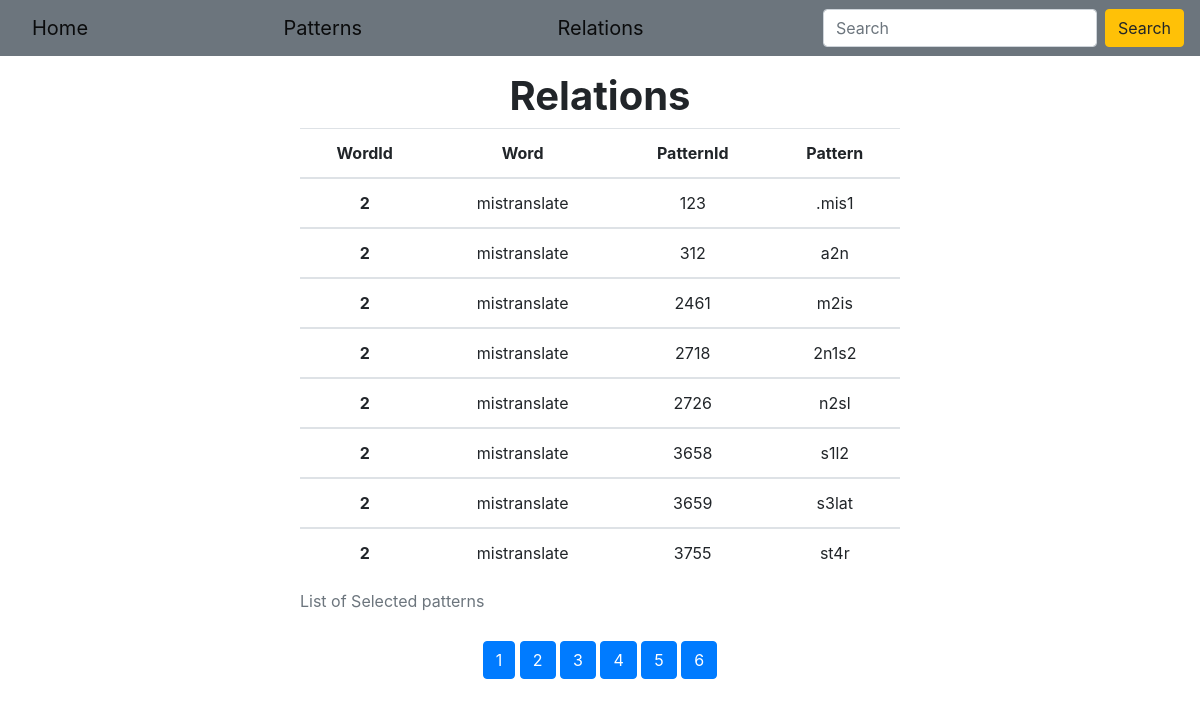
The page /Views/relations.php on the database its author committed.
### tables this page shows
CREATE TABLE `relations` (
  `id` int NOT NULL,
  `word_id` int NOT NULL,
  `pattern_id` int NOT NULL
);

CREATE TABLE `words` (
  `id` int NOT NULL,
  `word` varchar(100) NOT NULL,
  `hyphenated_word` varchar(100) NOT NULL
);

CREATE TABLE `patterns` (
  `id` int NOT NULL,
  `pattern` varchar(11) NOT NULL
);

### Controllers/RelationsController.php (called while the page is built, shortened)
<?php
class RelationsController
{
    private WordsRepository $wordsRepository;
    private RelationsRepository $relationsRepository;
    private PatternsRepository $patternsRepository;
    public function __construct()
    {
        $this->resultsPerPage = 8;
        $this->wordsRepository = new WordsRepository();
        $this->relationsRepository = new RelationsRepository();
        $this->patternsRepository = new PatternsRepository();
    }
    public function getRelations(): array
    {
        return  $this->relationsRepository->getRelations();
    }
    public function getWordsById($id)
    {
        return $this->wordsRepository->getWordsById($id);
    }
    public function numberOfPages(?int $page): array
    {
        $numberOfPages = ceil(count($this->getRelations()) / $this->resultsPerPage);
        for ($page = 1; $page <= $numberOfPages; $page++) {
            $pages[] = $page;
        }
        return $pages;
    }
    public function getPaginationData(?int $page): array
    {
        if (!isset($page)) {
            $page = 1;
        }
        $thisPageFirstResult = ($page - 1) * $this->resultsPerPage;
        return  $this->relationsRepository->getLimitedDataFromDb($thisPageFirstResult, $this->resultsPerPage);
    }
    public function getPatternsById($id)
    {
        return $this->patternsRepository->getPatternFromDb($id);
    }
}

### Databases/DatabaseConnection.php (called while the page is built, shortened)
<?php
class DatabaseConnection
{
    private string $host = '172.26.0.2';
    private string $user = 'root';
    private string $password = 'root';
    private string $dbName = 'sample';
    protected function connect(): PDO
    {
        $dsn = 'mysql:host=' . $this->host . ';dbname=' . $this->dbName;
        $pdo = new PDO($dsn, $this->user, $this->password);
        $pdo->setAttribute(PDO::ATTR_DEFAULT_FETCH_MODE, PDO::FETCH_ASSOC);
        return $pdo;
    }
}

### Repositories/QueryBuilder.php (called while the page is built, shortened)
<?php
class QueryBuilder extends DatabaseConnection
{
    private string $from;
    private array $where;
    public function from(string $from): QueryBuilder
    {
        $this->from = $from;
        return $this;
    }
    public function where(array $where): QueryBuilder
    {
        $this->where = $where;
        return $this;
    }
    public function limitStart(int $start): QueryBuilder
    {
        $this->limitStart = $start;
        return $this;
    }
    public function limitEnd(int $end): QueryBuilder
    {
        $this->limitEnd = $end;
        return $this;
    }
    public function all(): array
    {
        if (empty($this->where)) {
            $sql = "SELECT * FROM $this->from";
        } else {
            $whereValue = $this->where[0];
            $whereEqualsTo = $this->where[1];
            $sql = "SELECT * FROM $this->from WHERE $whereValue =  '$whereEqualsTo'";
        }
        return $this->connect()->query($sql)->fetchAll(PDO::FETCH_CLASS);
    }
    public function getLimitedData(): array
    {
        $sql = "SELECT * FROM $this->from  LIMIT $this->limitStart, $this->limitEnd";
        return $this->connect()->query($sql)->fetchAll(PDO::FETCH_CLASS);
    }
}

### Repositories/RelationsRepository.php (called while the page is built, shortened)
<?php
class RelationsRepository extends DatabaseConnection
{
    private QueryBuilder $queryBuilder;
    public function __construct()
    {
        $this->queryBuilder = new QueryBuilder();
    }
    public function getRelations(): array
    {
        return $this->queryBuilder
        ->from('relations')
        ->all();
    }
    public function getLimitedDataFromDb(int $start, int $end): array
    {
        $relations = $this->queryBuilder
        ->from('relations')
        ->limitStart($start)
        ->limitEnd($end)
        ->getLimitedData();
        return $relations;
    }
}

### Repositories/WordsRepository.php (called while the page is built, shortened)
<?php
class WordsRepository extends DatabaseConnection
{
    private $queryBuilder;
    public function __construct()
    {
        $this->queryBuilder = new QueryBuilder();
    }
    public function getWordsById($id)
    {
        $word = $this->queryBuilder
        ->from('words')
        ->where(['id', $id])
        ->all();
        return $word;
    }
}

### Repositories/PatternsRepository.php (called while the page is built, shortened)
<?php
class PatternsRepository extends DatabaseConnection
{
    private QueryBuilder $queryBuilder;
    public function __construct()
    {
        $this->queryBuilder = new QueryBuilder();
    }
    public function getPatternFromDb(int $id): array
    {
        $patterns = $this->queryBuilder
        ->from('patterns')
        ->where(['id',$id])
        ->all();
        return $patterns;
    }
}

### Views/relations.php (the view, shortened to what this page needs)
<?php
$relationsController = new RelationsController();
?>
<!DOCTYPE html>
<html lang="en">
<head>
    <link rel="stylesheet" href="https://cdn.jsdelivr.net/npm/bootstrap@4.6.0/dist/css/bootstrap.min.css">
</head>
<body>
<?php include './Layouts/nav.php' ?>
<h1 class="font-weight-bold text-center mt-3">Relations</h1>
<table class="text-center mx-auto table table-hover col-6">
<caption>List of Selected patterns</caption>
  <thead>
  <tr class="text-center">
      <th scope="col">WordId</th>
      <th scope="col">Word</th>
      <th scope="col">PatternId</th>
      <th scope="col">Pattern</th>
    </tr>
    </thead>
    <?php
    if (isset($_POST['searchButton']) && !empty($relationsController->searchRelation($_POST['searchValue']))) :
        $values = $relationsController->searchRelation($_POST['searchValue']);
    ?>
    <?php
    else :
$values = $relationsController->getPaginationData($_GET['page'] ?? null) ;
    ?>
    <?php
    endif
     ?>
    <?php foreach ($values as $data) : ?>
<tbody>
    <tr>
      <th scope="row"><?=$data->word_id?></th>
      <td ><?=$relationsController->getWordsById($data->word_id)[0]->word?></td>
      <td ><?=$data->pattern_id?></td>
      <td ><?=$relationsController->getPatternsById(intval($data->pattern_id))[0]->pattern?></td>
      </tr>
    <?php endforeach?>
</table>
<div class="text-center">
<?php
foreach ($relationsController->numberOfPages($_GET['page'] ?? null) as $page) : ?>
<a class=" btn btn-primary btn-small" href="relations.php?page=<?=$page?>"><?=$page?></a>
<?php endforeach?>
</div>
</body>
</html>

### Views/Layouts/nav.php
<nav class="navbar navbar-light bg-secondary">
  <a class="mx-3 navbar-brand" href="http://localhost/praktika/src/Views/">Home</a>
  <a class="mx-3 navbar-brand" href="http://localhost/praktika/src/Views/patterns.php">Patterns</a>
  <a class="mx-3 navbar-brand" href="http://localhost/praktika/src/Views/relations.php">Relations</a>
  <form method="POST" class="form-inline">
    <input name='searchValue' class="form-control mr-sm-2" type="text" placeholder="Search" aria-label="Search">
    <button name='searchButton' class="btn btn-warning my-2 my-sm-0" type="submit">Search</button>
  </form>
</nav>

### rows shown on the page
relations: word "2", word.word "mistranslate", pattern "123", pattern.pattern ".mis1"
relations: word "2", word.word "mistranslate", pattern "312", pattern.pattern "a2n"
relations: word "2", word.word "mistranslate", pattern "2461", pattern.pattern "m2is"
relations: word "2", word.word "mistranslate", pattern "2718", pattern.pattern "2n1s2"
relations: word "2", word.word "mistranslate", pattern "2726", pattern.pattern "n2sl"
relations: word "2", word.word "mistranslate", pattern "3658", pattern.pattern "s1l2"
relations: word "2", word.word "mistranslate", pattern "3659", pattern.pattern "s3lat"
relations: word "2", word.word "mistranslate", pattern "3755", pattern.pattern "st4r"

### other values the page prints
$page "1"
$page "2"
$page "3"
$page "4"
$page "5"
$page "6"
